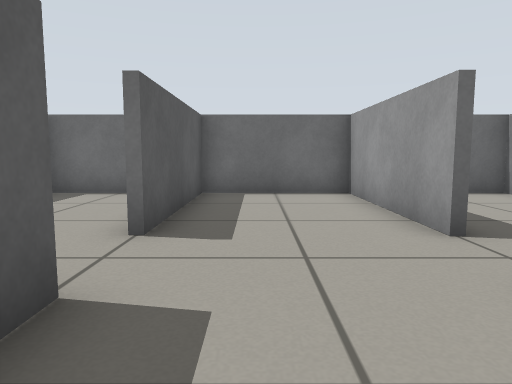
[1] (above)

17 first-person views from a walk through a robot-simulator world made for Gazebo. The camera is 0.51 m above the floor, tilts 6° down and sees 70° across. The lines on the ground mark 1 m squares. The floor is counted in squares, 0.5 m on a side. Each view is taken from the middle of a square. On the plan, view 1 faces up. The plan holds only what a view shows up to about 13 squares ahead; the rest is blank.

[2]
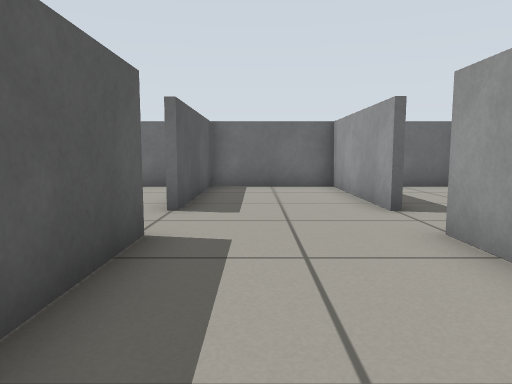

[3]
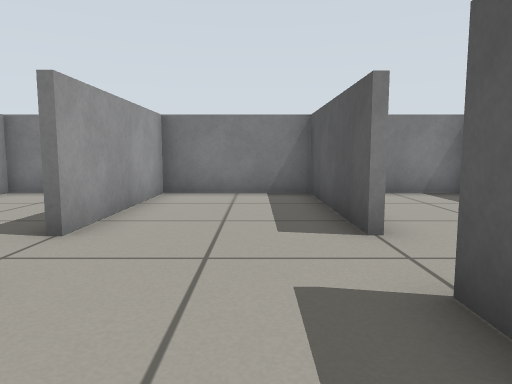

[4]
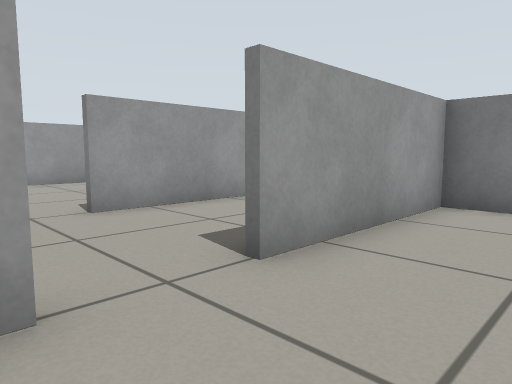

[5]
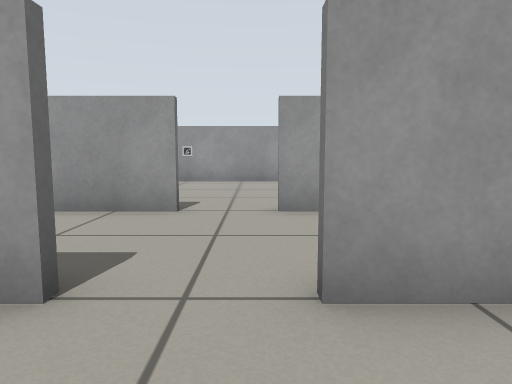

[6]
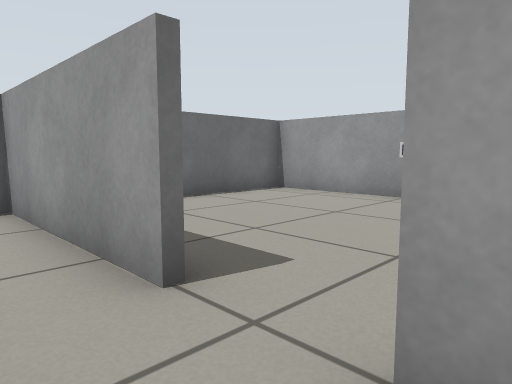

[7]
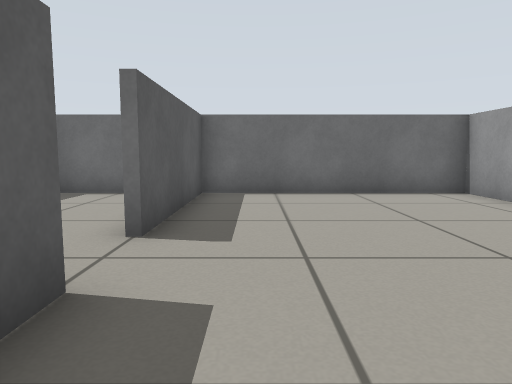

[8]
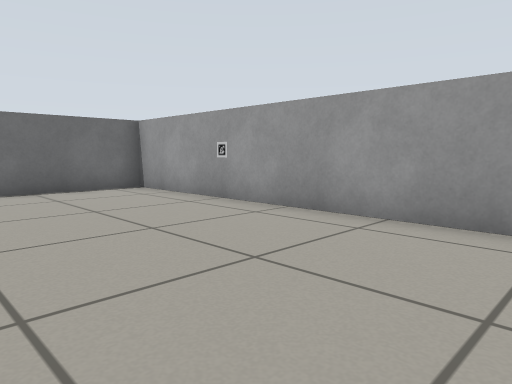

[9]
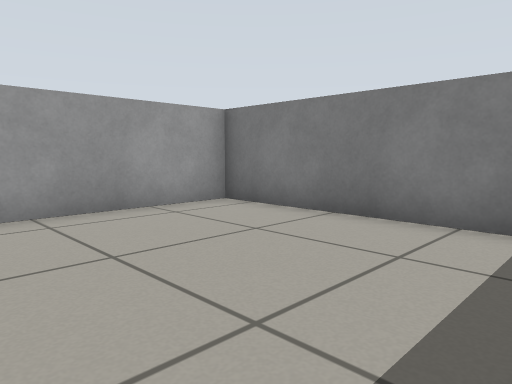

[10]
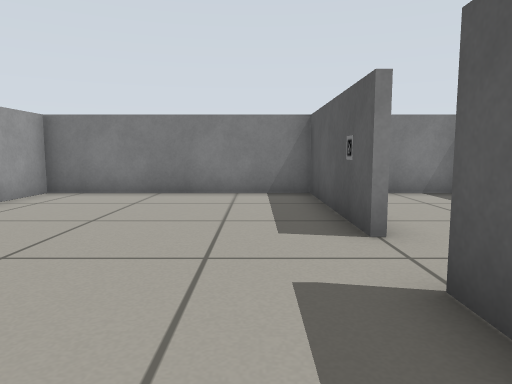

[11]
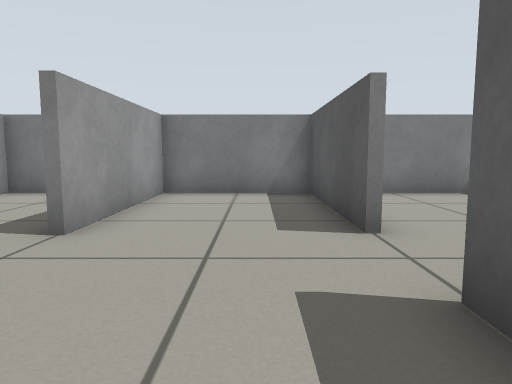

[12]
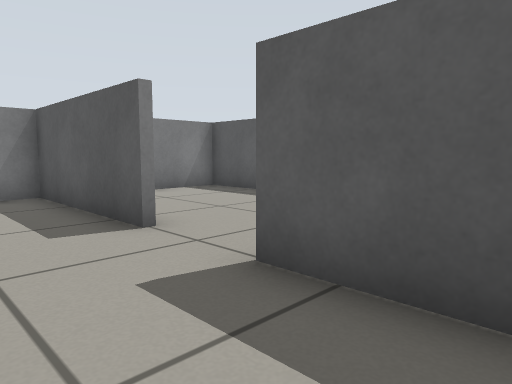

[13]
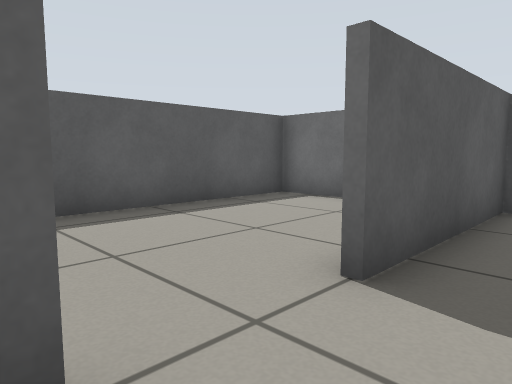

[14]
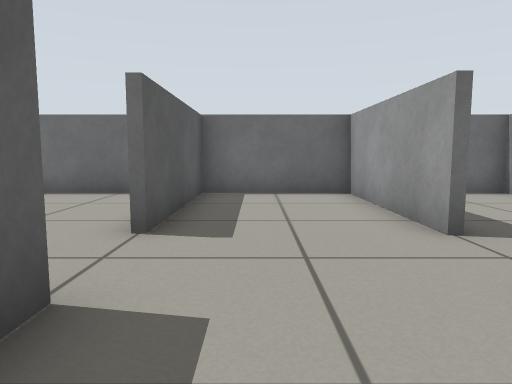

[15]
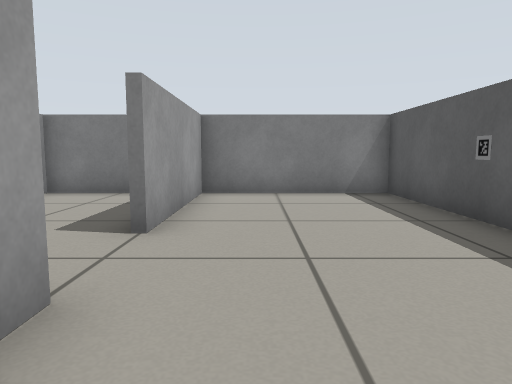

[16]
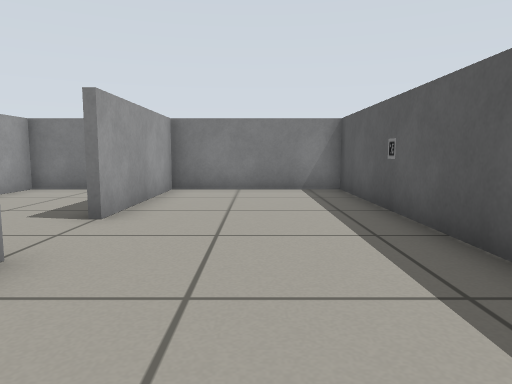

[17]
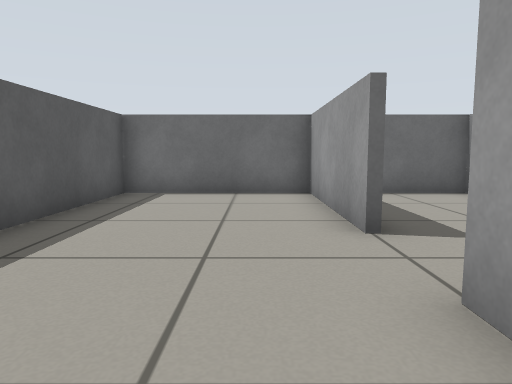

### Floor plan
Ten units are one square. View 1 is at (0, 0); x grows to the right and y downward. Boxes are objects, and circles mark ways between rooms. Rooms are numbered by the first view taken in them; rooms with no view inside come last. Other rooms are left out.
<svg viewBox="-109 -100 249 130">
<path fill="none" stroke="#000" d="M24 -44 24 -94 -10 -94M-14 -25 -14 25M-14 -95 -14 -45M-10 24 24 24 24 -26M64 -44 64 -95M69 -94 29 -94M64 25 64 -26M29 24 69 24M66 -26 66 25M66 -95 66 -44M69 24 134 24 134 -94 69 -94M-16 -45 -16 -95M-54 -25 -54 25M-10 -94 -50 -94M-54 -95 -54 -45M-16 25 -16 -25M-50 24 -10 24M-56 -45 -56 -95M-50 -94 -104 -94 -104 24 -50 24M-56 25 -56 -25"/>
<rect x="125" y="-55" width="10" height="10" fill="#bbb"><title>other object</title></rect>
<circle cx="30" cy="-35" r="3" fill="#2a7"/>
<circle cx="-10" cy="-35" r="3" fill="#2a7"/>
<circle cx="70" cy="-35" r="3" fill="#2a7"/>
<circle cx="-50" cy="-35" r="3" fill="#2a7"/>
<text x="10" y="-40">1</text>
<text x="50" y="-40">2</text>
<text x="100" y="-40">3</text>
<text x="-30" y="-40">4</text>
<text x="-80" y="-40">5</text>
</svg>
Room 1 opens to room 2. Room 1 opens to room 4. Room 2 opens to room 3. Room 4 opens to room 5.

Where each view was taken, in squares from view 1:
view 1: 0 up, 0 right, facing up
view 2: 2 down, 0 right, facing up
view 3: 7 up, 0 right, facing down
view 4: 5 up, 0 right, facing down-right
view 5: 3 up, 0 right, facing right
view 6: 2 up, 5 right, facing up-right
view 7: 0 up, 8 right, facing up
view 8: 1 down, 8 right, facing up-right
view 9: 3 up, 7 right, facing down-right
view 10: 7 up, 8 right, facing down
view 11: 7 up, 4 left, facing down
view 12: 7 up, 3 left, facing down-left
view 13: 2 up, 4 left, facing up-left
view 14: 0 up, 4 left, facing up
view 15: 7 up, 7 left, facing down
view 16: 8 up, 8 left, facing down
view 17: 0 up, 7 left, facing up
